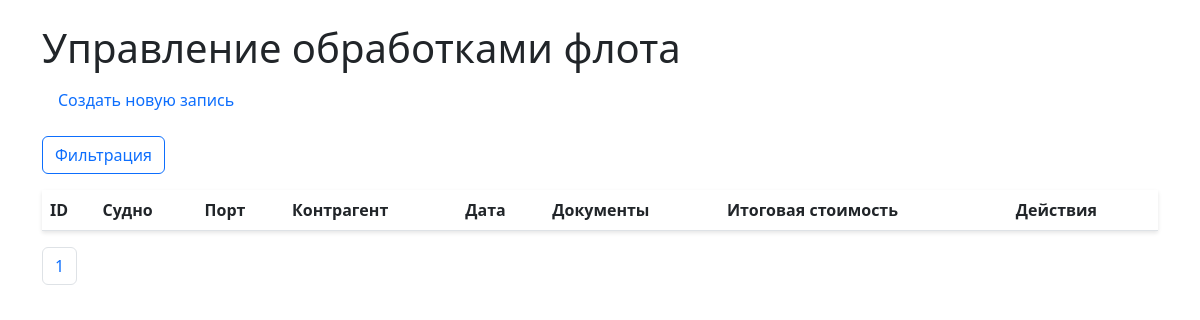
/?page=2&per_page=10&sort_order=desc, run on an earlier commit of the app's database.
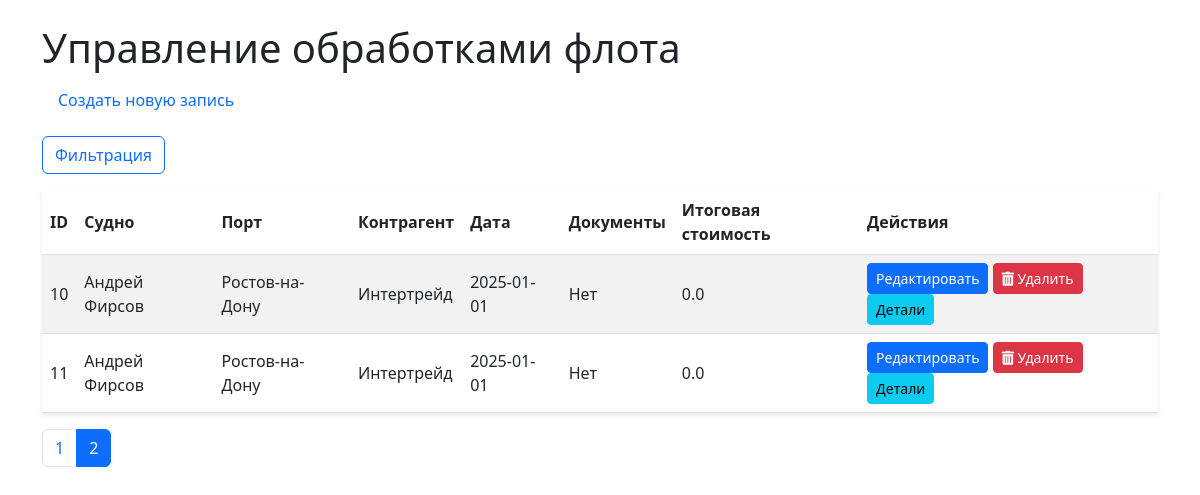
And on a later commit of the database.
### models/schemas.py (models this page shows)
class Operation(Base):
    __tablename__ = "operations"
    id = Column(Integer, primary_key=True, index=True)
    ship_id = Column(Integer, ForeignKey("ships.id"))
    port_id = Column(Integer, ForeignKey("ports.id"))
    contractor_id = Column(Integer, ForeignKey("contractors.id"))
    date = Column(Date)
    has_documents = Column(Boolean, default=False)
    document_path = Column(String, nullable=True)
    ship = relationship("Ship")
    port = relationship("Port")
    contractor = relationship("Contractor")
    items = relationship("OperationItem", back_populates="operation", cascade="all, delete-orphan")

class Ship(Base):
    __tablename__ = "ships"
    id = Column(Integer, primary_key=True, index=True)
    name = Column(String, unique=True, index=True)

class Port(Base):
    __tablename__ = "ports"
    id = Column(Integer, primary_key=True, index=True)
    name = Column(String, unique=True, index=True)

class Contractor(Base):
    __tablename__ = "contractors"
    id = Column(Integer, primary_key=True, index=True)
    name = Column(String, unique=True, index=True)

### routers/operations.py (the view)
@router.get("/", response_class=HTMLResponse)
async def list_operations(
    request: Request,
    ship_ids: list[int] = Query(None),
    start_date: str = None,
    end_date: str = None,
    port_ids: list[int] = Query(None),
    contractor_ids: list[int] = Query(None),
    sort_order: str = "desc",
    page: int = 1,
    per_page: int = 10,
    db: Session = Depends(get_db)
):
    query = db.query(Operation)
    if ship_ids:
        query = query.filter(Operation.ship_id.in_(ship_ids))
    if start_date:
        try:
            start_date_obj = datetime.strptime(start_date, "%Y-%m-%d").date()
            query = query.filter(Operation.date >= start_date_obj)
        except ValueError:
            pass
    if end_date:
        try:
            end_date_obj = datetime.strptime(end_date, "%Y-%m-%d").date()
            query = query.filter(Operation.date <= end_date_obj)
        except ValueError:
            pass
    if port_ids:
        query = query.filter(Operation.port_id.in_(port_ids))
    if contractor_ids:
        query = query.filter(Operation.contractor_id.in_(contractor_ids))
    if sort_order.lower() == "asc":
        query = query.order_by(Operation.date.asc())
    else:
        query = query.order_by(Operation.date.desc())
    total = query.count()
    operations = query.offset((page - 1) * per_page).limit(per_page).all()
    total_costs = {}
    for op in operations:
        total_cost = db.query(func.sum(OperationItem.cost)).filter(
            OperationItem.operation_id == op.id
        ).scalar() or 0.0
        total_costs[op.id] = total_cost
    selected_ship_ids = [str(id) for id in ship_ids or []]
    selected_port_ids = [str(id) for id in port_ids or []]
    selected_contractor_ids = [str(id) for id in contractor_ids or []]
    ships = db.query(Ship).order_by(Ship.name).all()
    ports = db.query(Port).order_by(Port.name).all()
    contractors = db.query(Contractor).order_by(Contractor.name).all()
    return templates.TemplateResponse("list.html", {
        "request": request,
        "operations": operations,
        "total_costs": total_costs,
        "ships": ships,
        "ports": ports,
        "contractors": contractors,
        "selected_ship_ids": selected_ship_ids,
        "selected_start_date": start_date,
        "selected_end_date": end_date,
        "selected_port_ids": selected_port_ids,
        "selected_contractor_ids": selected_contractor_ids,
        "sort_order": sort_order,
        "total_pages": (total // per_page) + (1 if total % per_page else 0),
        "current_page": page,
        "per_page": per_page
    })

### templates/list.html (shortened to what this page needs)
<!DOCTYPE html>
<html lang="ru">
<head>
    <link href="/static/css/styles.css" rel="stylesheet">
    <link href="https://cdn.jsdelivr.net/npm/bootstrap@5.3.0/dist/css/bootstrap.min.css" rel="stylesheet">
    <link href="https://cdn.jsdelivr.net/npm/select2@4.1.0-rc.0/dist/css/select2.min.css" rel="stylesheet">
    <link href="https://cdnjs.cloudflare.com/ajax/libs/font-awesome/5.15.4/css/all.min.css" rel="stylesheet">
</head>
<body>
    <div class="container mt-4">
        <h1>Управление обработками флота</h1>
        <nav class="nav mb-3">
            <a class="nav-link" href="/create">Создать новую запись</a>
        </nav>
        <button class="btn btn-outline-primary mb-3" type="button" data-bs-toggle="collapse" data-bs-target="#filterCollapse" aria-expanded="false" aria-controls="filterCollapse">
            Фильтрация
        </button>
        <table class="table table-striped">
            <thead>
                <tr>
                    <th>ID</th>
                    <th>Судно</th>
                    <th>Порт</th>
                    <th>Контрагент</th>
                    <th>Дата</th>
                    <th>Документы</th>
                    <th>Итоговая стоимость</th>
                    <th>Действия</th>
                </tr>
            </thead>
            <tbody>
                {% for operation in operations %}
                <tr>
                    <td>{{ operation.id }}</td>
                    <td>{{ operation.ship.name }}</td>
                    <td>{{ operation.port.name }}</td>
                    <td>{{ operation.contractor.name }}</td>
                    <td>{{ operation.date }}</td>
                    <td>{{ "Да" if operation.has_documents else "Нет" }}</td>
                    <td>{{ total_costs[operation.id] | float | round(2) }}</td>
                    <td>
                        <a href="/edit/{{ operation.id }}" class="btn btn-sm btn-primary">Редактировать</a>
                        <button type="button" class="btn btn-sm btn-danger"
                                data-bs-toggle="modal" data-bs-target="#deleteModal"
                                onclick="prepareDelete({{ operation.id }})">
                            <i class="fas fa-trash-alt"></i> Удалить
                        </button>
                        <button type="button" class="btn btn-sm btn-info" data-bs-toggle="modal" data-bs-target="#operationModal" onclick="fetchOperation({{ operation.id }})">Детали</button>
                    </td>
                </tr>
                {% endfor %}
            </tbody>
        </table>
        <nav>
            <ul class="pagination">
                {% for p in range(1, total_pages + 1) %}
                <li class="page-item {% if p == current_page %}active{% endif %}">
                    <a class="page-link" href="?page={{ p }}&per_page={{ per_page }}{% if sort_order %}&sort_order={{ sort_order }}{% endif %}">{{ p }}</a>
                </li>
                {% endfor %}
            </ul>
        </nav>
    </div>
</body>
</html>

What changed in the data, as far as the page shows it:
added Operation: id "10", ship.name "Андрей Фирсов", port.name "Ростов-на-Дону", contractor.name "Интертрейд", date "2025-01-01", has_documents "Нет", total_costs "0.0"
added Operation: id "11", ship.name "Андрей Фирсов", port.name "Ростов-на-Дону", contractor.name "Интертрейд", date "2025-01-01", has_documents "Нет", total_costs "0.0"
Also different on the page:
new list line: "2"
